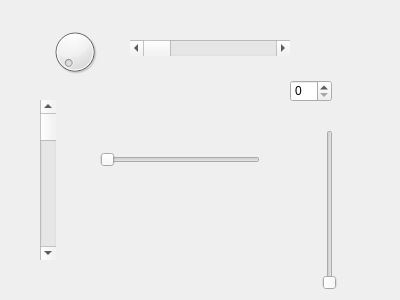
<?xml version="1.0" encoding="UTF-8"?>
<ui version="4.0">
 <class>Widget</class>
 <widget class="QWidget" name="Widget">
  <property name="geometry">
   <rect>
    <x>0</x>
    <y>0</y>
    <width>400</width>
    <height>300</height>
   </rect>
  </property>
  <property name="windowTitle">
   <string>Widget</string>
  </property>
  <widget class="QDial" name="dial">
   <property name="geometry">
    <rect>
     <x>50</x>
     <y>20</y>
     <width>50</width>
     <height>64</height>
    </rect>
   </property>
  </widget>
  <widget class="QScrollBar" name="horizontalScrollBar">
   <property name="geometry">
    <rect>
     <x>130</x>
     <y>40</y>
     <width>160</width>
     <height>16</height>
    </rect>
   </property>
   <property name="orientation">
    <enum>Qt::Horizontal</enum>
   </property>
  </widget>
  <widget class="QScrollBar" name="verticalScrollBar">
   <property name="geometry">
    <rect>
     <x>40</x>
     <y>100</y>
     <width>16</width>
     <height>160</height>
    </rect>
   </property>
   <property name="orientation">
    <enum>Qt::Vertical</enum>
   </property>
  </widget>
  <widget class="QSlider" name="horizontalSlider">
   <property name="geometry">
    <rect>
     <x>100</x>
     <y>150</y>
     <width>160</width>
     <height>19</height>
    </rect>
   </property>
   <property name="orientation">
    <enum>Qt::Horizontal</enum>
   </property>
   <property name="invertedAppearance">
    <bool>false</bool>
   </property>
   <property name="invertedControls">
    <bool>false</bool>
   </property>
  </widget>
  <widget class="QSlider" name="verticalSlider">
   <property name="geometry">
    <rect>
     <x>320</x>
     <y>130</y>
     <width>19</width>
     <height>160</height>
    </rect>
   </property>
   <property name="orientation">
    <enum>Qt::Vertical</enum>
   </property>
  </widget>
  <widget class="QSpinBox" name="spinBox">
   <property name="geometry">
    <rect>
     <x>290</x>
     <y>80</y>
     <width>42</width>
     <height>22</height>
    </rect>
   </property>
  </widget>
 </widget>
 <layoutdefault spacing="6" margin="11"/>
 <resources/>
 <connections>
  <connection>
   <sender>dial</sender>
   <signal>sliderMoved(int)</signal>
   <receiver>horizontalScrollBar</receiver>
   <slot>setValue(int)</slot>
   <hints>
    <hint type="sourcelabel">
     <x>70</x>
     <y>62</y>
    </hint>
    <hint type="destinationlabel">
     <x>163</x>
     <y>45</y>
    </hint>
   </hints>
  </connection>
  <connection>
   <sender>dial</sender>
   <signal>sliderMoved(int)</signal>
   <receiver>spinBox</receiver>
   <slot>setValue(int)</slot>
   <hints>
    <hint type="sourcelabel">
     <x>82</x>
     <y>73</y>
    </hint>
    <hint type="destinationlabel">
     <x>304</x>
     <y>95</y>
    </hint>
   </hints>
  </connection>
  <connection>
   <sender>dial</sender>
   <signal>sliderMoved(int)</signal>
   <receiver>verticalScrollBar</receiver>
   <slot>setValue(int)</slot>
   <hints>
    <hint type="sourcelabel">
     <x>96</x>
     <y>81</y>
    </hint>
    <hint type="destinationlabel">
     <x>54</x>
     <y>126</y>
    </hint>
   </hints>
  </connection>
  <connection>
   <sender>dial</sender>
   <signal>sliderMoved(int)</signal>
   <receiver>horizontalSlider</receiver>
   <slot>setValue(int)</slot>
   <hints>
    <hint type="sourcelabel">
     <x>77</x>
     <y>76</y>
    </hint>
    <hint type="destinationlabel">
     <x>160</x>
     <y>151</y>
    </hint>
   </hints>
  </connection>
  <connection>
   <sender>dial</sender>
   <signal>sliderMoved(int)</signal>
   <receiver>verticalSlider</receiver>
   <slot>setValue(int)</slot>
   <hints>
    <hint type="sourcelabel">
     <x>65</x>
     <y>48</y>
    </hint>
    <hint type="destinationlabel">
     <x>331</x>
     <y>161</y>
    </hint>
   </hints>
  </connection>
 </connections>
</ui>
